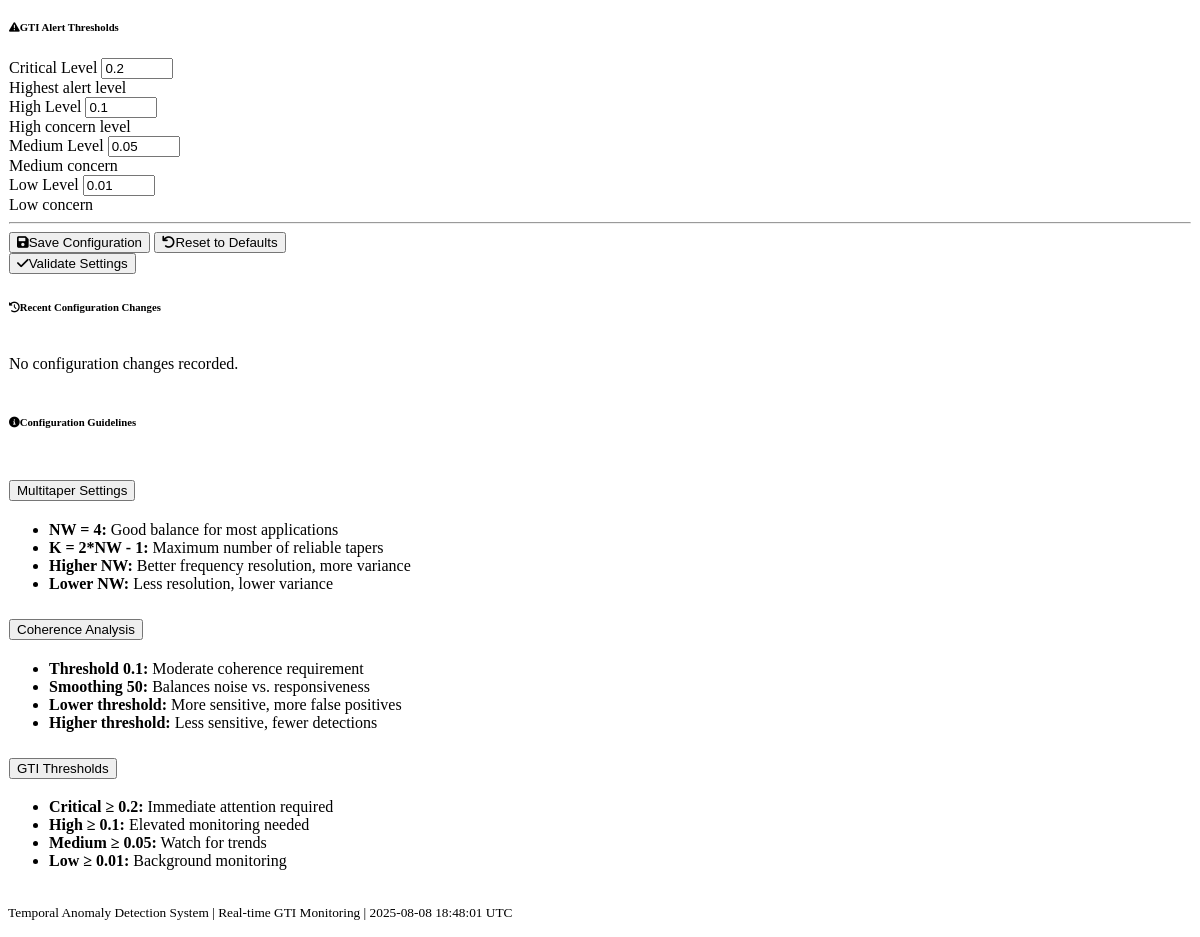
Before: /configuration (lower part) with the older database file.
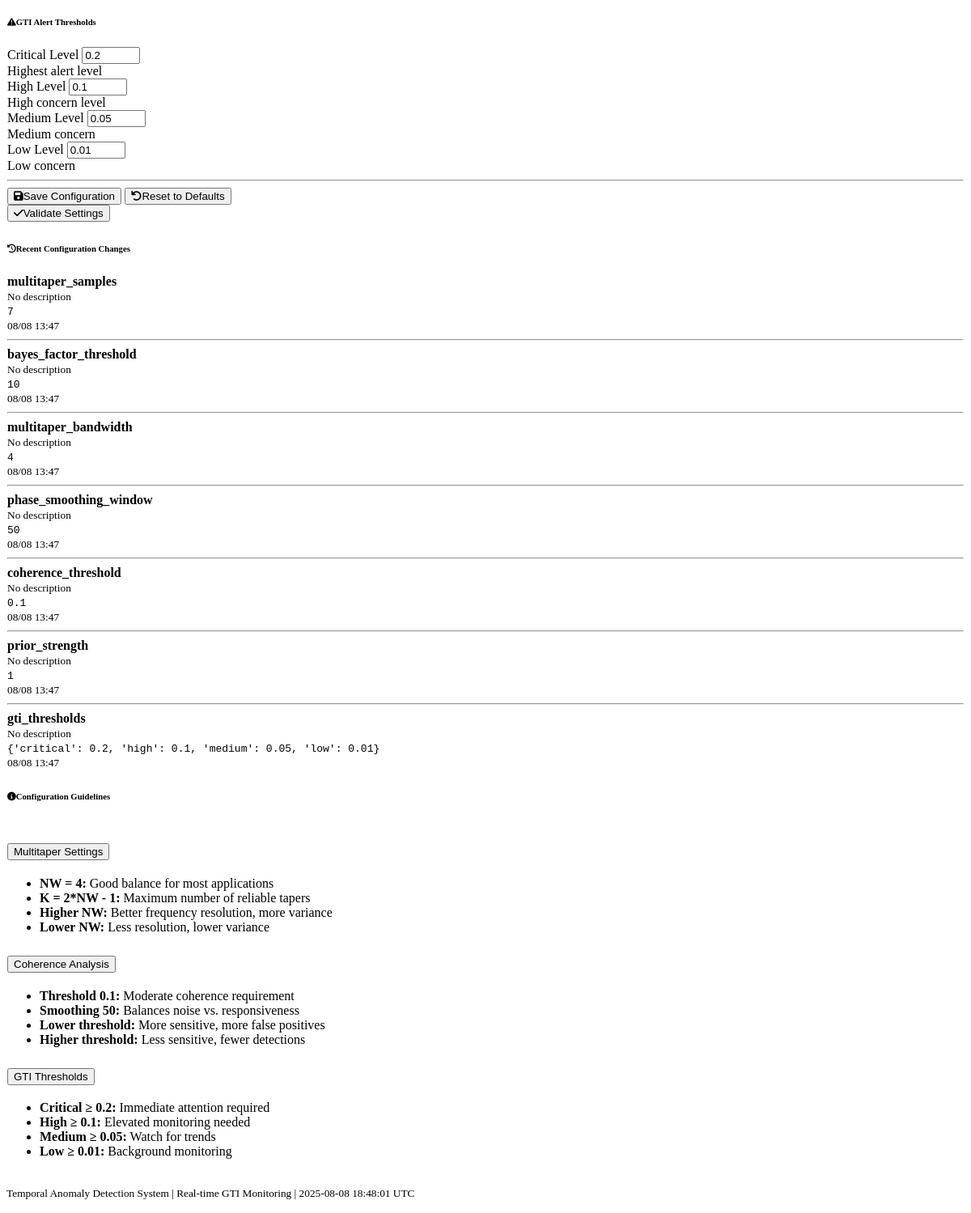
After: the same page with the newer database file.
### models.py (models this page shows, shortened)
class ProcessingConfiguration(db.Model):
    id = db.Column(db.Integer, primary_key=True)
    parameter_name = db.Column(db.String(100), nullable=False, unique=True)
    parameter_value = db.Column(db.Text, nullable=False)  # JSON string for complex values
    description = db.Column(db.Text)
    updated_at = db.Column(db.DateTime, default=datetime.utcnow, onupdate=datetime.utcnow)
    def get_value(self):
        try:
            return json.loads(self.parameter_value)
        except:
            return self.parameter_value

### routes.py (the view)
@app.route('/configuration')
def configuration():
    try:
        configs = ProcessingConfiguration.query.all()
        config_dict = {config.parameter_name: config for config in configs}
        return render_template('configuration.html', configurations=config_dict)
    except Exception as e:
        logger.error(f"Error rendering configuration: {str(e)}")
        flash(f"Error loading configuration: {str(e)}", 'error')
        return render_template('configuration.html', configurations={})

### templates/configuration.html (shortened to what this page needs)
{% extends "base.html" %}
{% block content %}
<div class="row">
    <div class="col-12">
        <div class="card">
            <div class="card-body">
                <form id="config-form">
                    <div class="row">
                        <div class="col-lg-6 mb-4">
                            <h6 class="border-bottom pb-2">
                                <i class="fas fa-exclamation-triangle me-1"></i>GTI Alert Thresholds
                            </h6>
                            <div class="mb-3">
                                <label for="gti_critical" class="form-label">Critical Level</label>
                                <input type="number" class="form-control" id="gti_critical"
                                       value="0.2" step="0.01" min="0" max="1">
                                <div class="form-text text-danger">Highest alert level</div>
                            </div>
                            <div class="mb-3">
                                <label for="gti_high" class="form-label">High Level</label>
                                <input type="number" class="form-control" id="gti_high"
                                       value="0.1" step="0.01" min="0" max="1">
                                <div class="form-text text-warning">High concern level</div>
                            </div>
                            <div class="row">
                                <div class="col-6">
                                    <div class="mb-3">
                                        <label for="gti_medium" class="form-label">Medium Level</label>
                                        <input type="number" class="form-control" id="gti_medium"
                                               value="0.05" step="0.01" min="0" max="1">
                                        <div class="form-text text-info">Medium concern</div>
                                    </div>
                                </div>
                                <div class="col-6">
                                    <div class="mb-3">
                                        <label for="gti_low" class="form-label">Low Level</label>
                                        <input type="number" class="form-control" id="gti_low"
                                               value="0.01" step="0.01" min="0" max="1">
                                        <div class="form-text text-success">Low concern</div>
                                    </div>
                                </div>
                            </div>
                        </div>
                    </div>
                    <div class="row">
                        <div class="col-12">
                            <hr>
                            <div class="d-flex justify-content-between">
                                <div>
                                    <button type="button" class="btn btn-primary" onclick="saveConfiguration()">
                                        <i class="fas fa-save me-1"></i>Save Configuration
                                    </button>
                                    <button type="button" class="btn btn-secondary ms-2" onclick="loadConfiguration()">
                                        <i class="fas fa-undo me-1"></i>Reset to Defaults
                                    </button>
                                </div>
                                <div>
                                    <button type="button" class="btn btn-success" onclick="validateConfiguration()">
                                        <i class="fas fa-check me-1"></i>Validate Settings
                                    </button>
                                </div>
                            </div>
                        </div>
                    </div>
                </form>
            </div>
        </div>
    </div>
</div>
<div class="row mt-4">
    <div class="col-lg-6">
        <div class="card">
            <div class="card-header">
                <h6 class="mb-0">
                    <i class="fas fa-history me-1"></i>Recent Configuration Changes
                </h6>
            </div>
            <div class="card-body">
                <div id="config-history">
                    {% for name, config in configurations.items() %}
                        <div class="d-flex justify-content-between align-items-center mb-2">
                            <div>
                                <strong>{{ name }}</strong>
                                <br>
                                <small class="text-muted">{{ config.description or 'No description' }}</small>
                            </div>
                            <div class="text-end">
                                <code>{{ config.get_value() }}</code>
                                <br>
                                <small class="text-muted">{{ config.updated_at.strftime('%m/%d %H:%M') }}</small>
                            </div>
                        </div>
                        {% if not loop.last %}<hr class="my-2">{% endif %}
                    {% endfor %}
                    {% if not configurations %}
                        <p class="text-muted mb-0">No configuration changes recorded.</p>
                    {% endif %}
                </div>
            </div>
        </div>
    </div>
    <div class="col-lg-6">
        <div class="card">
            <div class="card-header">
                <h6 class="mb-0">
                    <i class="fas fa-info-circle me-1"></i>Configuration Guidelines
                </h6>
            </div>
            <div class="card-body">
                <div class="accordion" id="guidelines-accordion">
                    <div class="accordion-item">
                        <h2 class="accordion-header">
                            <button class="accordion-button collapsed" type="button"
                                    data-bs-toggle="collapse" data-bs-target="#multitaper-guide">
                                Multitaper Settings
                            </button>
                        </h2>
                        <div id="multitaper-guide" class="accordion-collapse collapse">
                            <div class="accordion-body">
                                <ul class="mb-0">
                                    <li><strong>NW = 4:</strong> Good balance for most applications</li>
                                    <li><strong>K = 2*NW - 1:</strong> Maximum number of reliable tapers</li>
                                    <li><strong>Higher NW:</strong> Better frequency resolution, more variance</li>
                                    <li><strong>Lower NW:</strong> Less resolution, lower variance</li>
                                </ul>
                            </div>
                        </div>
                    </div>
                    <div class="accordion-item">
                        <h2 class="accordion-header">
                            <button class="accordion-button collapsed" type="button"
                                    data-bs-toggle="collapse" data-bs-target="#coherence-guide">
                                Coherence Analysis
                            </button>
                        </h2>
                        <div id="coherence-guide" class="accordion-collapse collapse">
                            <div class="accordion-body">
                                <ul class="mb-0">
                                    <li><strong>Threshold 0.1:</strong> Moderate coherence requirement</li>
                                    <li><strong>Smoothing 50:</strong> Balances noise vs. responsiveness</li>
                                    <li><strong>Lower threshold:</strong> More sensitive, more false positives</li>
                                    <li><strong>Higher threshold:</strong> Less sensitive, fewer detections</li>
                                </ul>
                            </div>
                        </div>
                    </div>
                    <div class="accordion-item">
                        <h2 class="accordion-header">
                            <button class="accordion-button collapsed" type="button"
                                    data-bs-toggle="collapse" data-bs-target="#gti-guide">
                                GTI Thresholds
                            </button>
                        </h2>
                        <div id="gti-guide" class="accordion-collapse collapse">
                            <div class="accordion-body">
                                <ul class="mb-0">
                                    <li><strong>Critical ≥ 0.2:</strong> Immediate attention required</li>
                                    <li><strong>High ≥ 0.1:</strong> Elevated monitoring needed</li>
                                    <li><strong>Medium ≥ 0.05:</strong> Watch for trends</li>
                                    <li><strong>Low ≥ 0.01:</strong> Background monitoring</li>
                                </ul>
                            </div>
                        </div>
                    </div>
                </div>
            </div>
        </div>
    </div>
</div>
{% endblock %}

### templates/base.html (shortened to what this page needs)
<!DOCTYPE html>
<html lang="en" data-bs-theme="dark">
<head>
    <link href="https://cdn.replit.com/agent/bootstrap-agent-dark-theme.min.css" rel="stylesheet">
    <link rel="stylesheet" href="{{ url_for('static', filename='css/custom.css') }}">
    <link rel="stylesheet" href="https://cdnjs.cloudflare.com/ajax/libs/font-awesome/6.0.0/css/all.min.css">
</head>
<body>
    <main class="container-fluid mt-4">
        {% block content %}{% endblock %}
    </main>
    <footer class="mt-5 py-4 bg-dark text-center">
        <div class="container">
            <p class="mb-0 text-muted">
                <small>
                    Temporal Anomaly Detection System |
                    Real-time GTI Monitoring |
                    <span id="current-time"></span>
                </small>
            </p>
        </div>
    </footer>
</body>
</html>

### static/css/custom.css (style rules this page uses)
.card { background: rgba(255, 255, 255, 0.02); border: 1px solid rgba(255, 255, 255, 0.1); }
.card-header { background: rgba(255, 255, 255, 0.05); border-bottom: 1px solid rgba(255, 255, 255, 0.1); }

Changed rows visible on the page:
added ProcessingConfiguration: parameter_name "multitaper_samples", description "No description", get_value "7", updated_at "08/08 13:47"
added ProcessingConfiguration: parameter_name "bayes_factor_threshold", description "No description", get_value "10", updated_at "08/08 13:47"
added ProcessingConfiguration: parameter_name "multitaper_bandwidth", description "No description", get_value "4", updated_at "08/08 13:47"
added ProcessingConfiguration: parameter_name "phase_smoothing_window", description "No description", get_value "50", updated_at "08/08 13:47"
added ProcessingConfiguration: parameter_name "coherence_threshold", description "No description", get_value "0.1", updated_at "08/08 13:47"
added ProcessingConfiguration: parameter_name "prior_strength", description "No description", get_value "1", updated_at "08/08 13:47"
added ProcessingConfiguration: parameter_name "gti_thresholds", description "No description", get_value "{'critical': 0.2, 'high': 0.1, 'medium': 0.05, 'low': 0.01}", updated_at "08/08 13:47"
Other visible differences:
text no longer shown: "No configuration changes recorded."
